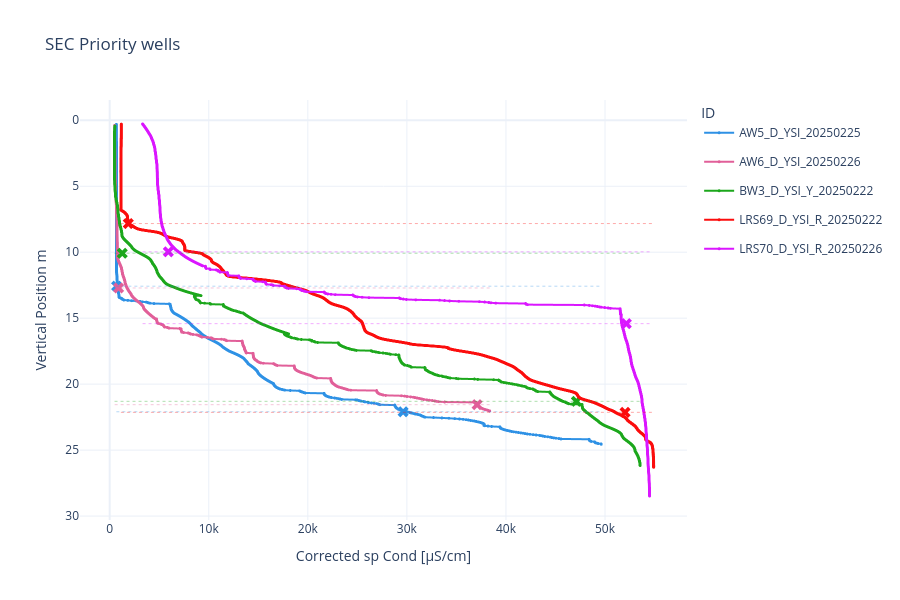

The code cell stored with this chart in its notebook:
### Markdown cell above
# SEC

### Code cell
path_dgh = f'{root}/results/dgh_breakpoints/dgh_27800_raw_sat51w2p_priority.csv'
output_dir = f'{root}/results/html_breakpoints'
path_sec_files = f'{root}/data/rawdy/rawdy_sat51w2p_priority'

fig = plot_dgh_traces_with_breakpoints_fast(
    path_dgh=path_dgh,
    path_sec_files=path_sec_files,
    vp_column='Vertical Position m',
    sec_column='Corrected sp Cond [µS/cm]',
    save_html=True,
    output_dir=output_dir,
    title='SEC Priority wells'
)

fig.show()

### Figure 1 — Plotly figure (JSON) as saved in the notebook; plotly's stock layout.template omitted (floating-point values rounded to 4 significant figures; data arrays with more than 128 entries replaced by an {"elided": "..."} marker saying what was removed)
{"data": [{"hovertemplate": "x=%{x:.2f}<br>y=%{y:.2f}<extra></extra>", "legendgroup": "AW5_D_YSI_20250225", "marker": {"color": "#2E91E5", "size": 3}, "mode": "markers+lines", "name": "AW5_D_YSI_20250225", "showlegend": true, "type": "scattergl", "x": {"elided": "899 float values"}, "y": {"elided": "899 float values"}}, {"hovertemplate": "x=%{x:.2f}<br>y=%{y:.2f}<extra></extra>", "legendgroup": "AW5_D_YSI_20250225", "marker": {"color": "#2E91E5", "size": 10, "symbol": "x"}, "mode": "markers", "showlegend": false, "type": "scattergl", "x": [697.5, 29620.0], "y": [12.58, 22.09]}, {"hovertemplate": "x=%{x:.2f}<br>y=%{y:.2f}<extra></extra>", "legendgroup": "AW6_D_YSI_20250226", "marker": {"color": "#E15F99", "size": 3}, "mode": "markers+lines", "name": "AW6_D_YSI_20250226", "showlegend": true, "type": "scattergl", "x": {"elided": "774 float values"}, "y": {"elided": "774 float values"}}, {"hovertemplate": "x=%{x:.2f}<br>y=%{y:.2f}<extra></extra>", "legendgroup": "AW6_D_YSI_20250226", "marker": {"color": "#E15F99", "size": 10, "symbol": "x"}, "mode": "markers", "showlegend": false, "type": "scattergl", "x": [897.6, 37090.0], "y": [12.71, 21.56]}, {"hovertemplate": "x=%{x:.2f}<br>y=%{y:.2f}<extra></extra>", "legendgroup": "BW3_D_YSI_Y_20250222", "marker": {"color": "#1CA71C", "size": 3}, "mode": "markers+lines", "name": "BW3_D_YSI_Y_20250222", "showlegend": true, "type": "scattergl", "x": {"elided": "1030 float values"}, "y": {"elided": "1030 float values"}}, {"hovertemplate": "x=%{x:.2f}<br>y=%{y:.2f}<extra></extra>", "legendgroup": "BW3_D_YSI_Y_20250222", "marker": {"color": "#1CA71C", "size": 10, "symbol": "x"}, "mode": "markers", "showlegend": false, "type": "scattergl", "x": [1267.0, 47110.0], "y": [10.08, 21.3]}, {"hovertemplate": "x=%{x:.2f}<br>y=%{y:.2f}<extra></extra>", "legendgroup": "LRS69_D_YSI_R_20250222", "marker": {"color": "#FB0D0D", "size": 3}, "mode": "markers+lines", "name": "LRS69_D_YSI_R_20250222", "showlegend": true, "type": "scattergl", "x": {"elided": "3716 float values"}, "y": {"elided": "3716 float values"}}, {"hovertemplate": "x=%{x:.2f}<br>y=%{y:.2f}<extra></extra>", "legendgroup": "LRS69_D_YSI_R_20250222", "marker": {"color": "#FB0D0D", "size": 10, "symbol": "x"}, "mode": "markers", "showlegend": false, "type": "scattergl", "x": [1876.0, 52030.0], "y": [7.829, 22.14]}, {"hovertemplate": "x=%{x:.2f}<br>y=%{y:.2f}<extra></extra>", "legendgroup": "LRS70_D_YSI_R_20250226", "marker": {"color": "#DA16FF", "size": 3}, "mode": "markers+lines", "name": "LRS70_D_YSI_R_20250226", "showlegend": true, "type": "scattergl", "x": {"elided": "1008 float values"}, "y": {"elided": "1008 float values"}}, {"hovertemplate": "x=%{x:.2f}<br>y=%{y:.2f}<extra></extra>", "legendgroup": "LRS70_D_YSI_R_20250226", "marker": {"color": "#DA16FF", "size": 10, "symbol": "x"}, "mode": "markers", "showlegend": false, "type": "scattergl", "x": [5919.0, 52150.0], "y": [9.97, 15.41]}], "layout": {"height": 600, "hovermode": "closest", "legend": {"title": {"text": "ID"}}, "shapes": [{"line": {"color": "#2E91E5", "dash": "dot", "width": 1}, "opacity": 0.35, "type": "line", "x0": 674.7, "x1": 49620.0, "y0": 12.58, "y1": 12.58}, {"line": {"color": "#2E91E5", "dash": "dot", "width": 1}, "opacity": 0.35, "type": "line", "x0": 674.7, "x1": 49620.0, "y0": 22.09, "y1": 22.09}, {"line": {"color": "#E15F99", "dash": "dot", "width": 1}, "opacity": 0.35, "type": "line", "x0": 502.7, "x1": 38360.0, "y0": 12.71, "y1": 12.71}, {"line": {"color": "#E15F99", "dash": "dot", "width": 1}, "opacity": 0.35, "type": "line", "x0": 502.7, "x1": 38360.0, "y0": 21.56, "y1": 21.56}, {"line": {"color": "#1CA71C", "dash": "dot", "width": 1}, "opacity": 0.35, "type": "line", "x0": 489.4, "x1": 53540.0, "y0": 10.08, "y1": 10.08}, {"line": {"color": "#1CA71C", "dash": "dot", "width": 1}, "opacity": 0.35, "type": "line", "x0": 489.4, "x1": 53540.0, "y0": 21.3, "y1": 21.3}, {"line": {"color": "#FB0D0D", "dash": "dot", "width": 1}, "opacity": 0.35, "type": "line", "x0": 1130.0, "x1": 54910.0, "y0": 7.829, "y1": 7.829}, {"line": {"color": "#FB0D0D", "dash": "dot", "width": 1}, "opacity": 0.35, "type": "line", "x0": 1130.0, "x1": 54910.0, "y0": 22.14, "y1": 22.14}, {"line": {"color": "#DA16FF", "dash": "dot", "width": 1}, "opacity": 0.35, "type": "line", "x0": 3322.0, "x1": 54500.0, "y0": 9.97, "y1": 9.97}, {"line": {"color": "#DA16FF", "dash": "dot", "width": 1}, "opacity": 0.35, "type": "line", "x0": 3322.0, "x1": 54500.0, "y0": 15.41, "y1": 15.41}], "title": {"text": "SEC Priority wells"}, "xaxis": {"title": {"text": "Corrected sp Cond [µS/cm]"}}, "yaxis": {"autorange": "reversed", "title": {"text": "Vertical Position m"}}}}
